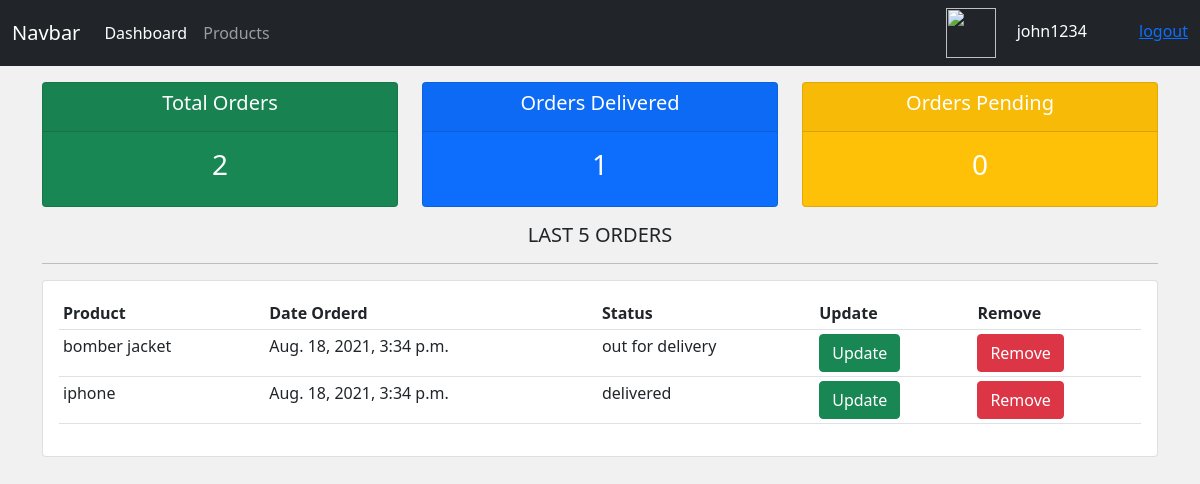
The page /customer_profile/ (signed in) on the database its author committed.
### accounts/models.py (models this page shows, shortened)
class Order(models.Model):
    status=(
        ('pending','Pending'),
        ('out for delivery','Out for Delivery'),
        ('delivered','Delievered')
    )
    customer=models.ForeignKey(Customer,null=True,on_delete=models.SET_NULL)
    product=models.ForeignKey(Product,null=True,on_delete=models.SET_NULL)
    created_at=models.DateTimeField(auto_now_add=True)
    status=models.CharField(max_length=200,null=True,choices=status)

class Product(models.Model):
    category=(
        ('indoor','In Door'),
        ('outdoor','Out Door')
    )
    name=models.CharField(max_length=200,null=True)
    price=models.FloatField(null=True)
    category=models.CharField(max_length=200,null=True,choices=category)
    description=models.CharField(max_length=200,null=True,blank=True)
    created_at=models.DateTimeField(auto_now_add=True)
    tags=models.ManyToManyField(Tag)

### accounts/decorators.py (the view)
        def wrapper(request,*args, **kwargs):#argument and keyword argument
            if request.user.groups.first().name in roles:
                return view_fun(request,*args, **kwargs)#orderCreate
            else:
                return HttpResponse('you are not authorized')

### accounts/views.py (called while the page is built)
@login_required(login_url='/login')
@allowed_roles(roles=['admin','customer'])
def customers_profile(request):
    orders=request.user.customer.order_set.all()
    total=orders.count()
    delivered=orders.filter(status="delivered").count()
    pending=orders.filter(status="pending").count()
    return render(request,'accounts/customerprofile.html',{
        'orders':orders,
        'total':total,
        'delivered':delivered,
        'pending':pending
    })

### accounts/templates/accounts/customerprofile.html
{% extends 'accounts/master.html' %}
{% block content %}
<div class="row">
	<div class="col">
		<div class="col-md">
			<div class="card text-center text-white  mb-3 bg-success">
			  	<div class="card-header">
			  		<h5 class="card-title">Total Orders</h5>
			  	</div>
			  	<div class="card-body">
			    	<h3 class="card-title">{{total}}</h3>
			  	</div>
			</div>
		</div>
	</div>
	<div class="col">
		<div class="col-md">
			<div class="card text-center text-white  mb-3  bg-primary">
			  	<div class="card-header">
			  		<h5 class="card-title">Orders Delivered</h5>
			  	</div>
			  	<div class="card-body">
			    	<h3 class="card-title">{{delivered}}</h3>
			  	</div>
			</div>
		</div>
	</div>
	<div class="col">
		<div class="col-md">
			<div class="card text-center text-white  mb-3  bg-warning">
			  	<div class="card-header">
			  		<h5 class="card-title">Orders Pending</h5>
			  	</div>
			  	<div class="card-body">
			    	<h3 class="card-title">{{pending}}</h3>
			  	</div>
			</div>
		</div>
	</div>
</div>
<div class="row">
	<div class="col-md-12">
		<h5 class="text-center">LAST 5 ORDERS</h5>
		<hr>
		<div class="card card-body">
			<table class="table table-sm">
				<tr>
					<th>Product</th>
					<th>Date Orderd</th>
					<th>Status</th>
					<th>Update</th>
					<th>Remove</th>
				</tr>
				{% for order in orders  %}
				<tr>
					<td>{{order.product.name}}</td>
					<td>{{order.created_at}}</td>
					<td>{{order.status}}</td>
					<td><a href="{%url 'order.update' order.id%}" class="btn btn-success">Update</a></td>
					<td><a href="{%url 'order.delete' order.id%}" class="btn btn-danger">Remove</a><t/td>
				</tr>
				{% endfor %}
			</table>
		</div>
	</div>
</div>
{% endblock content %}

### accounts/templates/accounts/components/navbar.html (shortened to what this page needs)
<nav class="navbar navbar-expand-lg navbar-dark bg-dark">
    <div class="container-fluid">
        <a class="navbar-brand" href="#">Navbar</a>
        {% if request.user.is_authenticated %}
        <div class="collapse navbar-collapse" id="navbarNav">
        <ul class="navbar-nav">
            <li class="nav-item">
                <a class="nav-link active" aria-current="page" href={% url 'dashboard' %}>Dashboard</a>
            </li>
            <li class="nav-item">
                <a class="nav-link" href= {% url 'products' %} >Products</a>
            </li>
        </ul>
        </div>
        {% endif %}
        {% if request.user.is_authenticated %}
            <div class="text-white">
                <img src="{{request.user.customer.profile_pic}}" width="50px" height="50px" style="border-radius=50%" class="me-3" >
                <span class="me-5">{{request.user.username}}</span>
                <a href="{% url 'userlogout'%}">logout</a>
            </div>
        {% else %}
            <div class="text-white me-5">
                <a href="{% url 'userlogin'%}" class="me-3">Login</a>
                <a href="{% url 'register' %}">Register</a>
            </div>
        {% endif %}
        </div>
</nav>

### accounts/static/accounts/css/style.css (style rules this page uses)
body { background-color:#f1f1f1; }

### rows shown on the page
Order: product.name "bomber jacket", created_at "Aug. 18, 2021, 3:34 p.m.", status "out for delivery"
Order: product.name "iphone", created_at "Aug. 18, 2021, 3:34 p.m.", status "delivered"

### other values the page prints
{{ request.user.username }} "john1234"
{{ total }} "2"
{{ delivered }} "1"
{{ pending }} "0"
